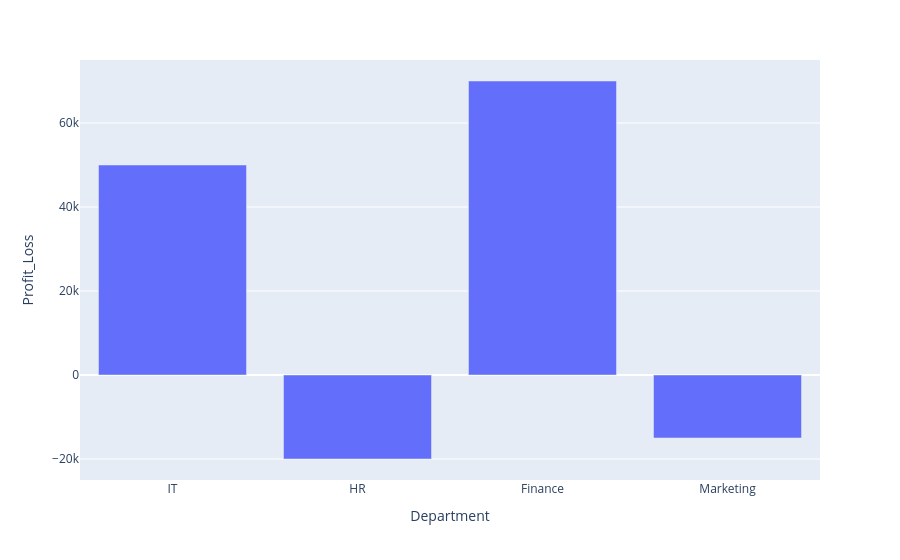

Notebook source saved alongside this figure:
### Code cell
df = pd.DataFrame({
    "Department": ["IT","HR","Finance","Marketing"],
    "Profit_Loss": [50000,-20000,70000,-15000]
})
fig = px.bar(df,x="Department",y="Profit_Loss")
fig.show()

### Figure 1 — Plotly figure (JSON) as saved in the notebook; plotly's stock layout.template omitted (floating-point values rounded to 4 significant figures)
{"data": [{"alignmentgroup": "True", "hovertemplate": "Department=%{x}<br>Profit_Loss=%{y}<extra></extra>", "legendgroup": "", "marker": {"color": "#636efa", "pattern": {"shape": ""}}, "name": "", "offsetgroup": "", "orientation": "v", "showlegend": false, "textposition": "auto", "type": "bar", "x": ["IT", "HR", "Finance", "Marketing"], "xaxis": "x", "y": [50000, -20000, 70000, -15000], "yaxis": "y"}], "layout": {"barmode": "relative", "legend": {"tracegroupgap": 0}, "margin": {"t": 60}, "xaxis": {"anchor": "y", "domain": [0, 1], "title": {"text": "Department"}}, "yaxis": {"anchor": "x", "domain": [0, 1], "title": {"text": "Profit_Loss"}}}}
